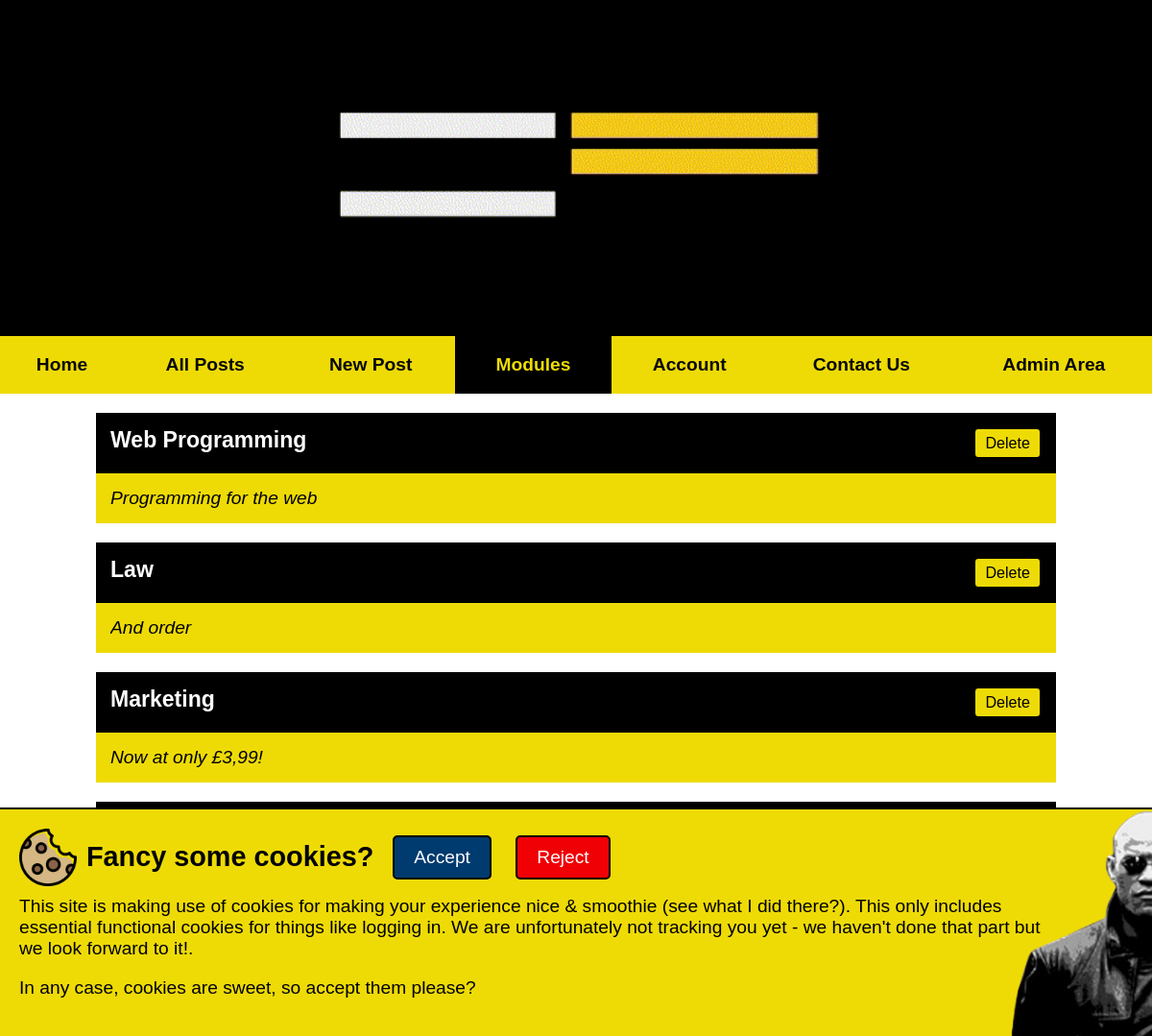
The app's page /Modules.php with its own data.
### tables this page shows
CREATE TABLE IF NOT EXISTS `MODULE`(
    ModuleID int NOT NULL AUTO_INCREMENT,
    ModuleName varchar(50) NOT NULL,
    ModuleDescription varchar(100) DEFAULT NULL,
    PRIMARY KEY (ModuleID)
);

### Modules.php (called while the page is built, shortened)
<?php
try {
    include("includes/DatabaseConnection.php");
    $sql = 'SELECT * FROM MODULE';
    $modules = $pdo->query($sql);
    include('TEMPLATES/Modules.html.php');
} catch (PDOException $e) {
    include('Index.php');
}

### TEMPLATES/Modules.html.php (the view, shortened to what this page needs)
<?php if(isset($error)):?>
    <p> <?=$error ?></p>
<?php else: ?>
<?php foreach($modules as $module): ?>
<div class="post-entry">
    <div class="post-title">
        <p>
        <?=htmlspecialchars($module['ModuleName'],ENT_QUOTES,'UTF-8')?>
        </P>
        <button class="post-button" onclick="confirmDeleteModule(<?php echo $module['ModuleID']; ?>)">Delete</button>
    </div>
    <div class="post-text">
        <p>
        <?=htmlspecialchars($module['ModuleDescription'],ENT_QUOTES,'UTF-8')?>
        </P>
    </div>
</div>
<?php endforeach;
endif;
?>

### Style.css (style rules this page uses)
* { margin: 0; padding: 0; }
body { font-family: Arial, Helvetica, Sans-serif; }
p { margin-bottom: 1em; }
body { font-size: 1.2em; font-family: arial, helvetica, sans-serif }
.post-entry { background: rgb(238, 219, 6); color: black; margin-bottom: 20px; }
.post-title { background: black; color: white; font-weight: bold; font-size: 1.2em; padding: 15px; }
.post-title p { display: inline-block; max-width: 85%; text-overflow: ellipsis; white-space: nowrap; overflow: hidden; }
.post-entry p { margin-bottom: 0; }
.post-text { font-style: italic; padding: 15px; }
.post-text p { overflow: hidden; display: -webkit-box; -webkit-line-clamp: 2; -webkit-box-orient: vertical; }
.post-button { cursor: pointer; background:rgb(238, 219, 6); color: black; float: right; font-size: 0.7em; padding: 5px 10px; }
input, textarea, select, button { border: 2px solid black; }
button { border-radius: 5px !important; }
button, input[type="submit"] { cursor: pointer; }
button, span, img { background: transparent; }

### records on screen
module: ModuleName "Web Programming", ModuleDescription "Programming for the web"
module: ModuleName "Law", ModuleDescription "And order"
module: ModuleName "Marketing", ModuleDescription "Now at only £3,99!"
